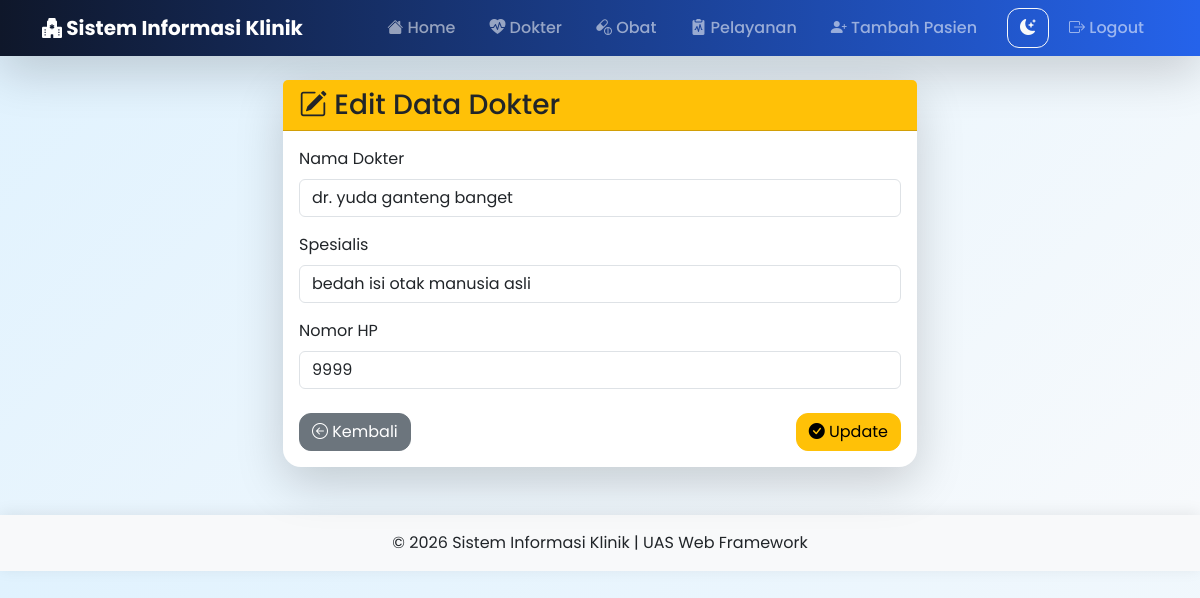
The app's page /edit-dokter/1/ (signed in) with its own data.
### blog/models.py (models this page shows, shortened)
class Dokter(models.Model):
    nama = models.CharField(max_length=100)
    spesialis = models.CharField(max_length=100)
    no_hp = models.CharField(max_length=20)

### blog/views.py (the view, shortened to what this page needs)
# urls.py: path('edit-dokter/<int:id>/', views.edit_dokter, name='edit_dokter'),
@login_required(login_url='login')
def edit_dokter(request, id):
    dokter = Dokter.objects.get(id=id)
    context = {
        'dokter': dokter
    }
    return render(request, 'edit_dokter.html', context)

### blog/templates/edit_dokter.html (shortened to what this page needs)
{% extends 'base.html' %}
{% block content %}
<div class="row justify-content-center">
    <div class="col-md-7">
        <div class="card shadow-lg border-0">
            <div class="card-header bg-warning">
                <h3 class="mb-0">
                    <i class="bi bi-pencil-square"></i>
                    Edit Data Dokter
                </h3>
            </div>
            <div class="card-body">
                <form method="POST">
                    <div class="mb-3">
                        <label class="form-label">
                            Nama Dokter
                        </label>
                        <input
                            type="text"
                            name="nama"
                            class="form-control"
                            value="{{ dokter.nama }}"
                            required>
                    </div>
                    <div class="mb-3">
                        <label class="form-label">
                            Spesialis
                        </label>
                        <input
                            type="text"
                            name="spesialis"
                            class="form-control"
                            value="{{ dokter.spesialis }}"
                            required>
                    </div>
                    <div class="mb-4">
                        <label class="form-label">
                            Nomor HP
                        </label>
                        <input
                            type="text"
                            name="no_hp"
                            class="form-control"
                            value="{{ dokter.no_hp }}"
                            required>
                    </div>
                    <div class="d-flex justify-content-between">
                        <a href="/dokter/" class="btn btn-secondary">
                            <i class="bi bi-arrow-left-circle"></i>
                            Kembali
                        </a>
                        <button type="submit" class="btn btn-warning">
                            <i class="bi bi-check-circle-fill"></i>
                            Update
                        </button>
                    </div>
                </form>
            </div>
        </div>
    </div>
</div>
{% endblock %}

### blog/static/css/style.css (style rules this page uses)
body { font-family:'Poppins',sans-serif; background:linear-gradient(135deg,#e0f2fe,#f8fafc); transition:.4s; }

### blog/templates/base.html (style rules this page uses)
.card { border:none; border-radius:18px; transition:.35s; }
.btn { border-radius:12px; transition:.3s; }
.card { transition:.4s; }

### records on screen
Dokter: nama "dr. yuda ganteng banget", spesialis "bedah isi otak manusia asli", no_hp "9999"
